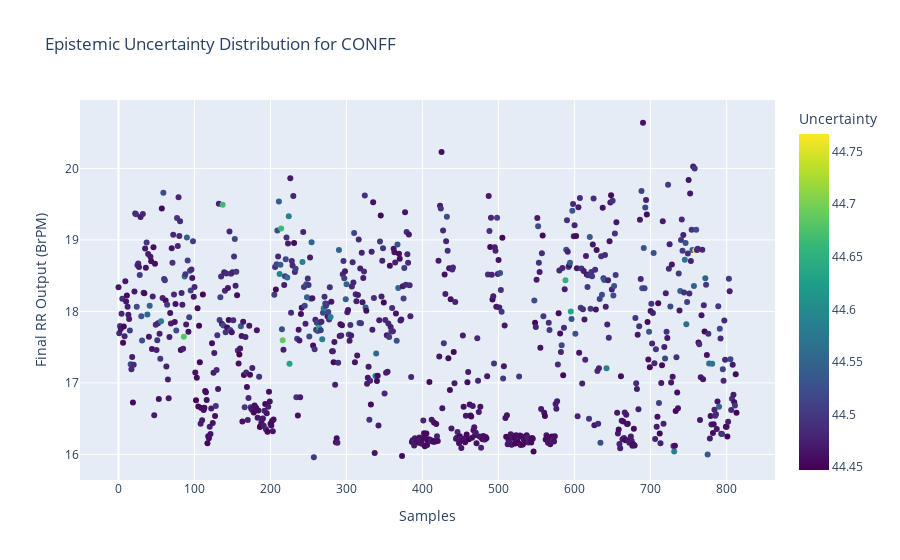

Source (notebook cell):
### Code cell
if input_conf == 'confb':
    fig1 = px.scatter(data_confb,x = 'Samples', y="Final RR Output (BrPM)",title="Epistemic Uncertainty Distribution for "+input_conf.upper(),
                     color="Uncertainty", color_continuous_scale=px.colors.sequential.Viridis)
    fig1.show()

if input_conf == 'confa':
    fig1 = px.scatter(data_confa,x = 'Samples', y="Final RR Output (BrPM)",title="Epistemic Uncertainty Distribution for "+input_conf.upper(),
                   color="Uncertainty", color_continuous_scale=px.colors.sequential.Viridis)
    fig1.show()

if input_conf == 'confd':
    fig1 = px.scatter(data_confd,x = 'Samples', y="Final RR Output (BrPM)",title="Epistemic Uncertainty Distribution for "+input_conf.upper(),
                     color="Uncertainty", color_continuous_scale=px.colors.sequential.Viridis)

    fig1.show()
     

if input_conf == 'conff':
    fig1 = px.scatter(data_conff,x = 'Samples', y="Final RR Output (BrPM)",title="Epistemic Uncertainty Distribution for "+input_conf.upper(),
                     color="Uncertainty", color_continuous_scale=px.colors.sequential.Viridis)
    fig1.show()

### Figure 1 — Plotly figure (JSON) as saved in the notebook; plotly's stock layout.template omitted (floating-point values rounded to 4 significant figures; data arrays with more than 128 entries replaced by an {"elided": "..."} marker saying what was removed)
{"data": [{"hovertemplate": "Samples=%{x}<br>Final RR Output (BrPM)=%{y}<br>Uncertainty=%{marker.color}<extra></extra>", "legendgroup": "", "marker": {"color": {"elided": "814 float values"}, "coloraxis": "coloraxis", "symbol": "circle"}, "mode": "markers", "name": "", "orientation": "v", "showlegend": false, "type": "scatter", "x": {"elided": "814 int values"}, "xaxis": "x", "y": {"elided": "814 float values"}, "yaxis": "y"}], "layout": {"coloraxis": {"colorbar": {"title": {"text": "Uncertainty"}}, "colorscale": [[0, "#440154"], [0.1111, "#482878"], [0.2222, "#3e4989"], [0.3333, "#31688e"], [0.4444, "#26828e"], [0.5556, "#1f9e89"], [0.6667, "#35b779"], [0.7778, "#6ece58"], [0.8889, "#b5de2b"], [1, "#fde725"]]}, "legend": {"tracegroupgap": 0}, "title": {"text": "Epistemic Uncertainty Distribution for CONFF"}, "xaxis": {"anchor": "y", "domain": [0, 1], "title": {"text": "Samples"}}, "yaxis": {"anchor": "x", "domain": [0, 1], "title": {"text": "Final RR Output (BrPM)"}}}}
